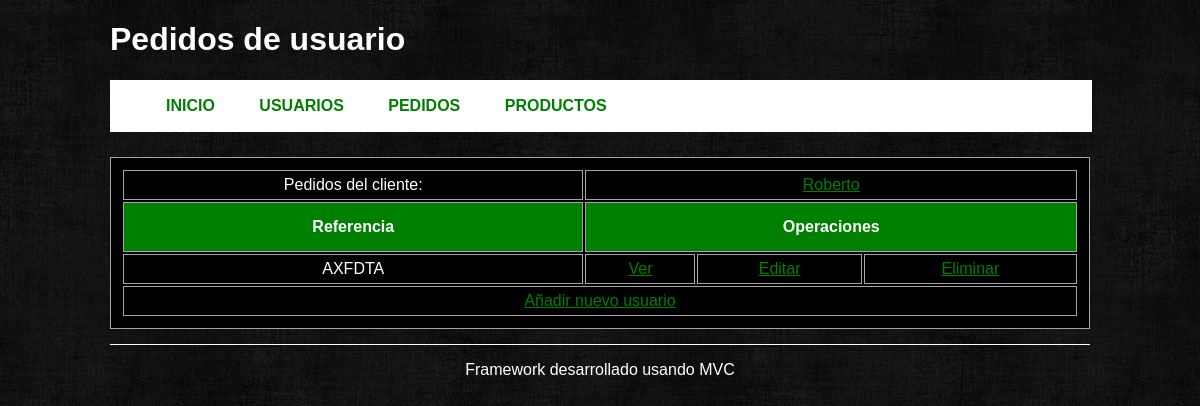
Before: /order/userorders/1 with the older database file.
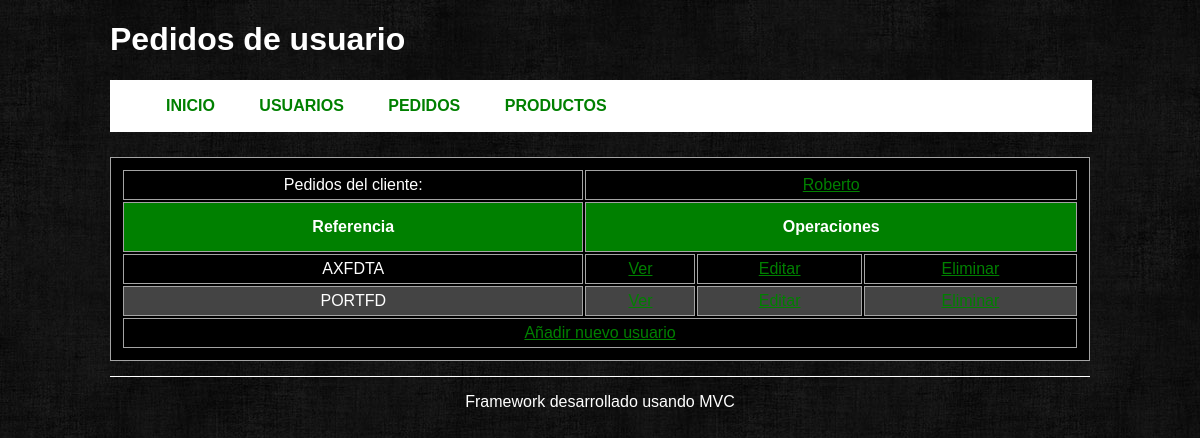
After: the same page with the newer database file.
### tables this page shows
CREATE TABLE IF NOT EXISTS `pedidos` (
  `id` int(11) NOT NULL AUTO_INCREMENT,
  `referencia` varchar(6) NOT NULL,
  `id_usuario` int(10) NOT NULL,
  PRIMARY KEY (`id`)
);

CREATE TABLE IF NOT EXISTS `usuarios` (
  `id` int(10) NOT NULL AUTO_INCREMENT,
  `dni` varchar(9) NOT NULL,
  `nombre` varchar(20) NOT NULL,
  `apellidos` varchar(50) NOT NULL,
  PRIMARY KEY (`id`)
);

### controllers/orderController.php (called while the page is built, shortened)
<?php
class orderController extends Controller {
    private $_order;
    public function __construct () {
        $this->_order = $this->loadModel('order');
    }
    public function userorders($userid) {
        $this->_view->orders = $this->_order->getOrdersByUser($userid);
        $this->_view->title = "Pedidos de usuario";
        $this->_view->render('userorders');
    }
}

### index.php (called while the page is built, shortened)
<?php
require_once APP_PATH . 'Controller.php';
require_once APP_PATH . 'Model.php';
require_once APP_PATH . 'View.php';
try{
    Bootstrap::run(new Request);
}catch(Exception $e){
    echo $e->getMessage();;
}
?>

### application/Model.php (called while the page is built, shortened)
<?php
class Model {
    public function __construct() {
        $this->_db = new Database();
    }
}

### models/orderModel.php (called while the page is built, shortened)
<?php
class orderModel extends Model {
    public function getOrdersByUser($userid) {
        $order = $this->_db->prepare("SELECT usuarios.id as usuario_id, nombre, pedidos.id, referencia
                                     FROM pedidos, usuarios
                                     WHERE id_usuario = usuarios.id
                                     AND usuarios.id = ?");
        $order->bindParam(1, $userid, PDO::PARAM_INT);
        $order->execute();
        return $order->fetchall(PDO::FETCH_ASSOC);
    }
}

### application/Controller.php (called while the page is built, shortened)
<?php
abstract class Controller {
    protected function loadModel($model) {
        $model = $model . 'Model';
        $pathModel = ROOT . 'models' . DS . $model . '.php';
        if(is_readable($pathModel)) {
            $model = new $model;
            return $model;
        }
        else {
            throw new Exception("Error de Modelo");
        }
    }
}

### views/order/userorders.phtml (the view)
<?php if(isset($this->orders)  && count($this->orders)): ?>
<table>
    <tr>
        <td>Pedidos del cliente:</td>
        <td colspan="3"><a href="<?php echo BASE_URL . 'user/view/' . $this->orders[0]['usuario_id']; ?>"><?php echo $this->orders[0]['nombre'] ?></a></td>
    </tr>
    <tr>
        <th>Referencia</th>
        <th colspan="3">Operaciones</th>
    </tr>
<?php foreach ($this->orders as $order): ?>
    <tr id="cuerpo">
        <td><?php echo $order['referencia']?></td>
        <td>
            <a href="<?php echo BASE_URL . 'order/view/' . $order['id']; ?>">Ver</a>
        </td>
        <td>
            <a href="<?php echo BASE_URL . 'order/edit/' . $order['id']; ?>">Editar</a>
        </td>
        <td>
            <a href="<?php echo BASE_URL . 'order/delete/' . $order['id']; ?>">Eliminar</a>
        </td>
    </tr>
<?php endforeach; ?>
    <tr>
        <td colspan="7"><a href="<?php echo BASE_URL . 'order/add' ?>">Añadir nuevo usuario</a></td>
    </tr>
</table>
<?php else: ?>
    <p><strong>No hay datos en la base de datos</strong></p>
<?php endif; ?>

### views/layout/default/header.php (shortened to what this page needs)
<!DOCTYPE html>
<html>
<head>
    <link rel="stylesheet" href="<?php echo $layoutParams['css_path'] ?>/style.css"/>
</head>
<body>
    <div id="main">
        <h1><?php echo isset($this->title) ? $this->title : 'Índice general'; ?></h1>
        <div id="top_menu">
            <ul>
                <?php if(isset($layoutParams['menu'])): ?>
                <?php for ($i=0; $i < count($layoutParams['menu']) ; $i++): ?>
                    <li><a href="<?php echo $layoutParams['menu'][$i]['url']; ?>" >
                        <?php echo $layoutParams['menu'][$i]['title']; ?></a></li>
                <?php endfor; ?>
                <?php endif; ?>
            </ul>
        </div>

Changed rows visible on the page:
now on this page (row unchanged): usuarios: nombre "Roberto"
added pedidos: referencia "PORTFD"
